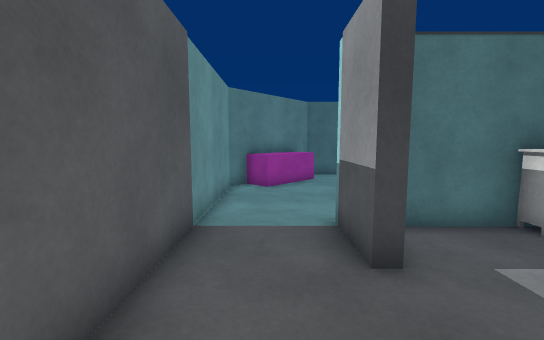
view 1 (above)

24 first-person views from a walk through a 3-D level made in the Unity game engine. The camera is 1.2 m above the floor, tilts 6° down and sees 90° across. The floor is counted in squares, 0.64 m on a side. Each view is taken from the middle of a square. On the plan, view 1 faces up. The plan holds only what a view shows up to about 16 squares ahead; the rest is blank. The player character is not drawn. Door leaves are left out, so doorways stand open. Surface patterns are stand-ins for the level's own textures.

view 2
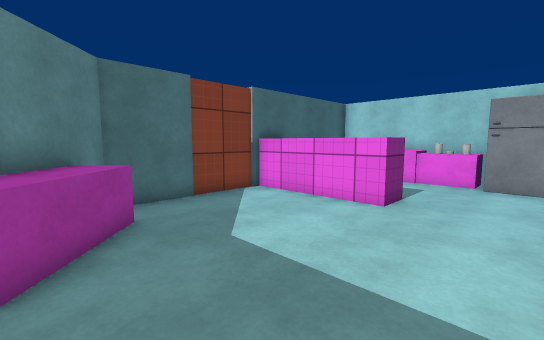

view 3
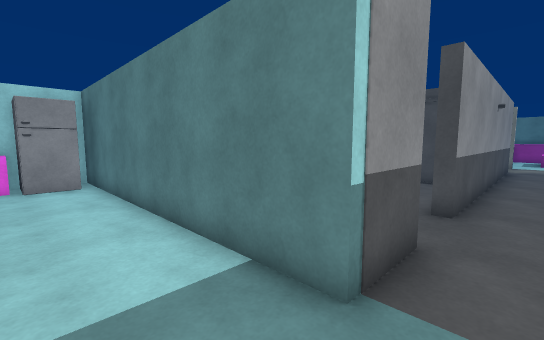

view 4
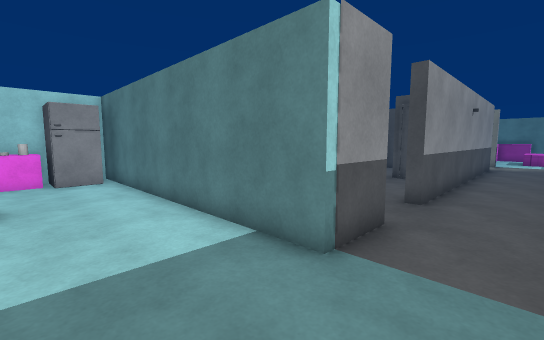

view 5
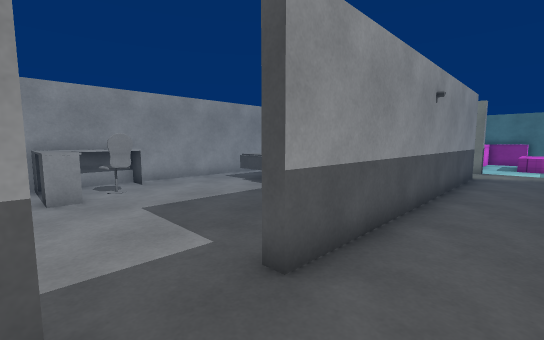

view 6
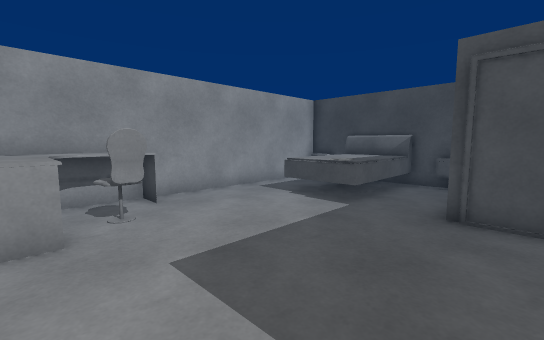

view 7
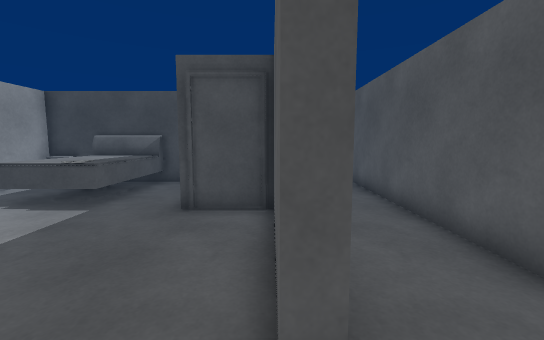

view 8
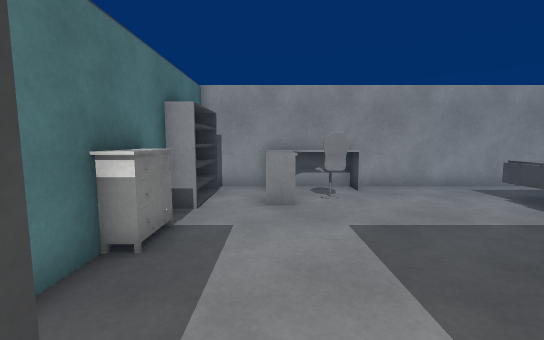

view 9
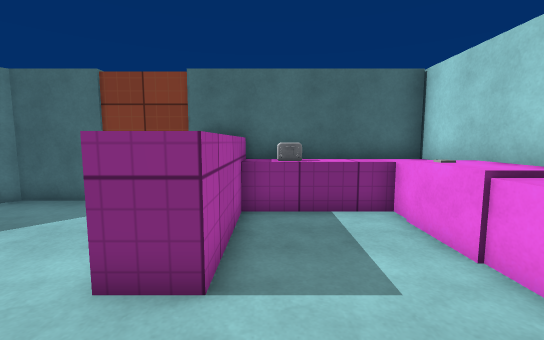

view 10
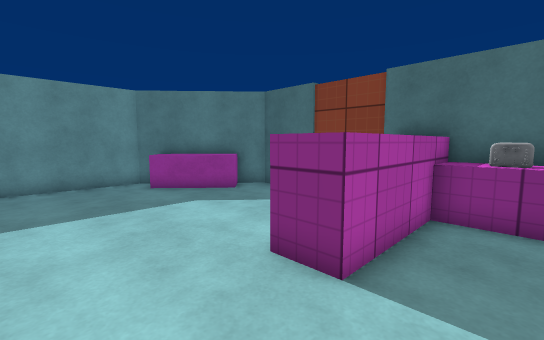

view 11
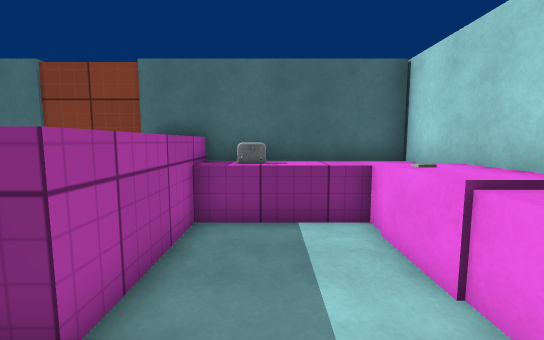

view 12
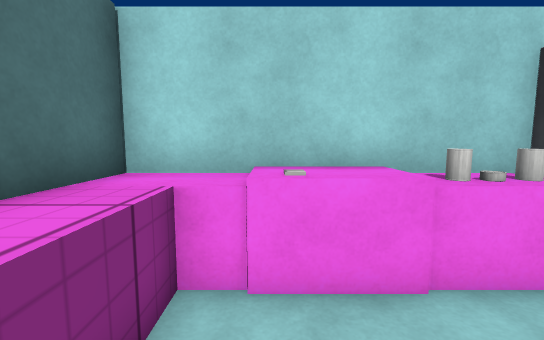

view 13
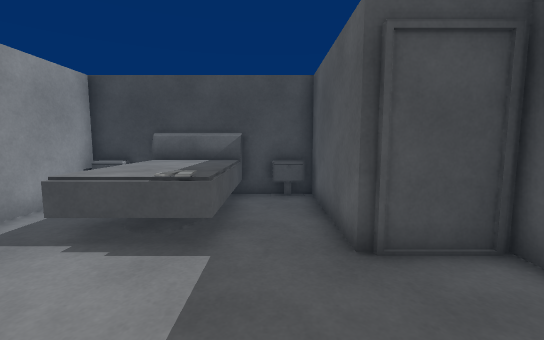

view 14
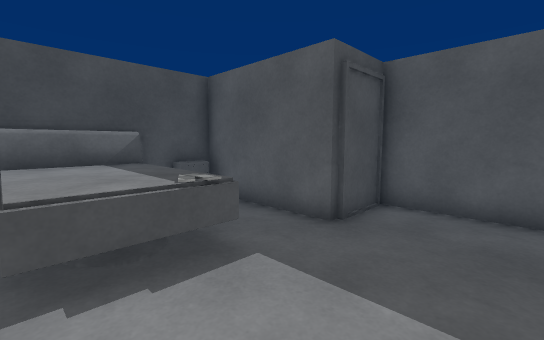

view 15
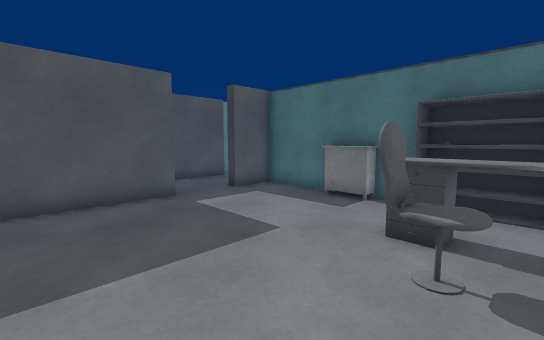

view 16
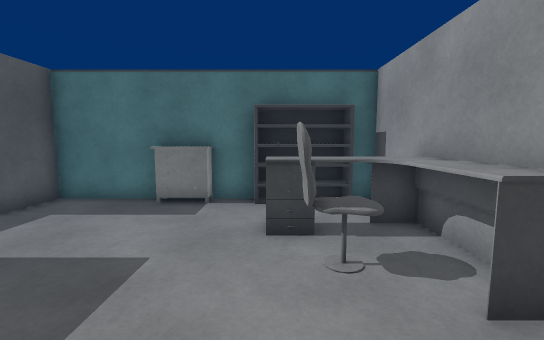

view 17
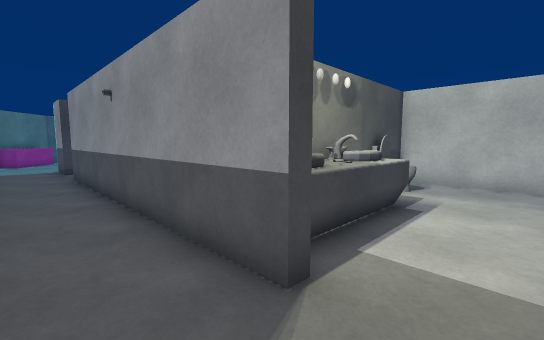

view 18
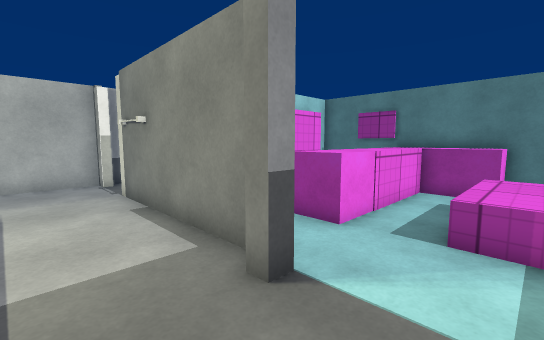

view 19
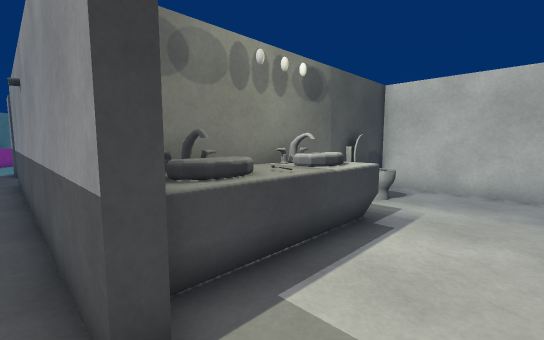

view 20
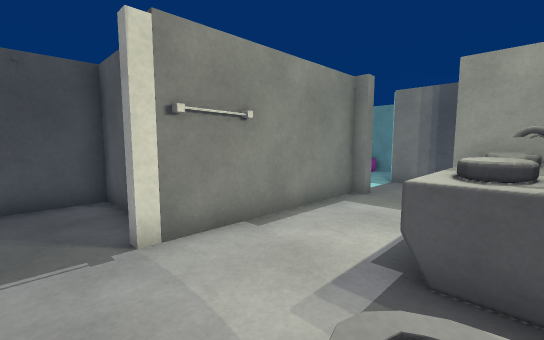

view 21
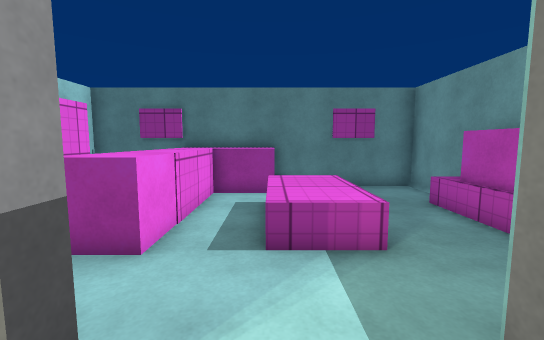

view 22
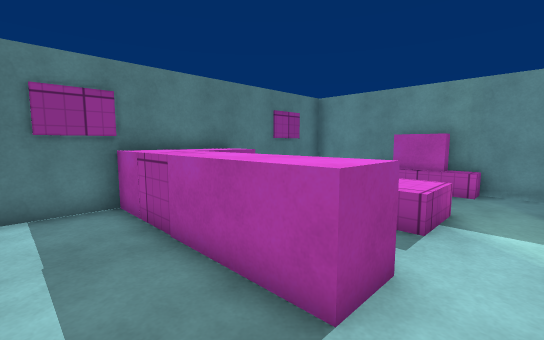

view 23
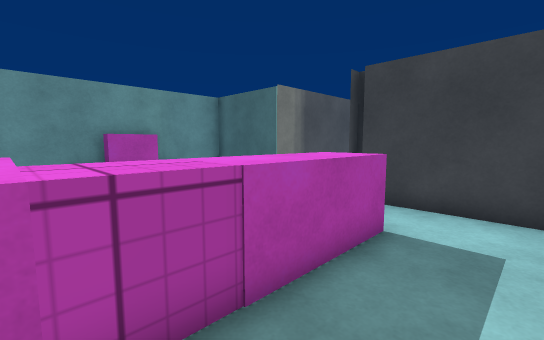

view 24
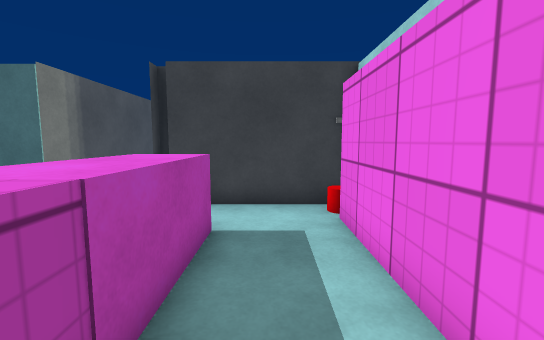

### Floor plan
Key: @ floor where view 1 was taken; # wall or solid block; . main floor; : floor 0.5 m higher than the main floor; / step, stairs or slope; D open door; ^ raised ledge; B block; F fridge; E desk; C chair; A bed; N nightstand; K bookshelf; T toaster; S sink; I toilet; O other object.
Columns run from 6 left of view 1 to 15 right of it. Each row starts with its distance up from view 1.
 16          #############
 15       ### ....^^TT^BBB
 14      ##BB.....^^^^^BBB
 13      #BBB.....^^...BBB
 12     ##BB......^^...BBB
 11     #.B.......^^...BB#
 10     #.........^^...BBB
  9     #..............FFB
  8     #..............F #
  7     #..............F #
  6     #..#####O#########
  5     #..##..OOO.KKK#
  4     #..##.........#
  3     #..........EEEE
  2     #..........EEEE
  1      ..##......CCCE
  0      .@##........EE
 -1     #..##.........#
 -2     #..##.........#
 -3     #..##.........#
 -4     #..####.......#
 -5     #..#####.AAAA.#
 -6     #..#####.AAAA.#
 -7     #..#####.AAAA.#
 -8     #..#####.AAAA.#
 -9     #..####NNAAAANN
-10     #..#S#######I##
-11     #..#SSSSSS.II.#
-12     #..##SSSSS..I.#
-13     #.............#
-14     #.............#
-15     #.............#
-16 #####...########DD#
-17 #............#  ..#
-18 #.......BBB..#  ..
-19 #O../:/.BBB..# #..
-20 #B../:/.BBB..# ###
-21 #B../:/.#BB..#
-22 #O. /:/.BBB..#
-23 #..   ..^^^..#
-24 #..   BBBBB..#
-25 ####  BBBBB###
-26     #########

Positions as (right, up) in squares from view 1, and headings:
1: (0, 0), facing up
2: (0, 7), facing up-right
3: (0, 9), facing down-right
4: (-1, 10), facing down-right
5: (-1, 4), facing down-right
6: (3, 3), facing down-right
7: (2, 3), facing down
8: (1, 3), facing right
9: (10, 7), facing up
10: (11, 7), facing up-left
11: (11, 8), facing up
12: (10, 13), facing right
13: (6, 0), facing down
14: (10, -1), facing down-left
15: (11, -3), facing up-left
16: (9, -3), facing up
17: (-1, -15), facing up-right
18: (-1, -13), facing down-right
19: (1, -15), facing up-right
20: (11, -11), facing down-left
21: (0, -14), facing down
22: (6, -17), facing down-left
23: (6, -24), facing up-left
24: (5, -24), facing up
